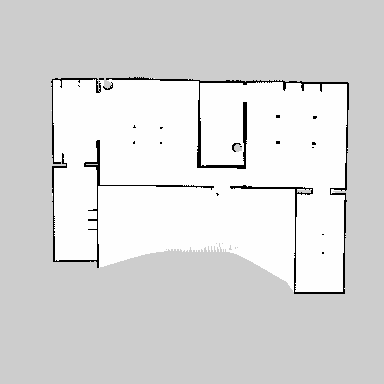
#> input picture vithack/z.pgm, 384 x 384 px, found by its file name
$ python submap1.py   (older library calls are emulated)
#> lines starting #> are read from the running program, lines starting #| are printed output that depends on the picture; after the words box and inside, x2 and y2 are one past the last pixel; in counts of white or black regions, pixels touching at a corner belong together
#> further down, imga is the input picture: shape (384, 384); min 0, max 254, mean 217.6
#> `imga = cv2.blur(imga, (2,2))`:
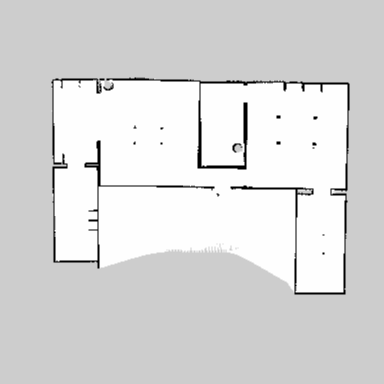
#> imga: shape (384, 384); min 0, max 254, mean 217.6
import cv2
import numpy as np


def find_rooms(imga, noise_removal_threshold=75, corners_threshold=0.1,
               room_closing_max_length=100, gap_in_wall_threshold=500):
#> called with noise_removal_threshold = 75, corners_threshold = 0.1, room_closing_max_length = 100, gap_in_wall_threshold = 500
    assert 0 <= corners_threshold <= 1

    imga[imga < 128] = 0
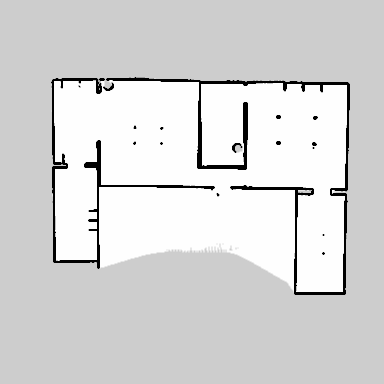
#> imga: shape (384, 384); min 0, max 254, mean 215.1
    imga[imga > 128] = 255
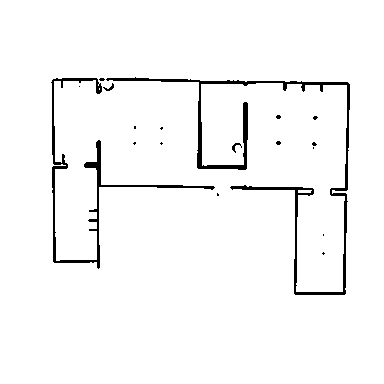
#> imga: shape (384, 384); 96.8% white; 18 black regions (14 under 20 px)
    _, contours, _ = cv2.findContours(~imga, cv2.RETR_EXTERNAL, cv2.CHAIN_APPROX_SIMPLE)
#> contours = 18 contours, 16 with area under 20; largest, box (x1, y1, x2, y2) and area: (106, 77, 350, 295) 1957, (51, 78, 215, 269) 1042
    mask = np.zeros_like(imga)
    for contour in contours:
        area = cv2.contourArea(contour)
        if area > noise_removal_threshold:
            cv2.fillPoly(mask, [contour], 255)
#> this loop made 18 passes
#> area on passes 17 to 18: 1042, 1957
#> mask: shape (384, 384); 3.1% white; 2 white regions, box (x1, y1, x2, y2) and area: (106, 77, 350, 295) 2878, (51, 78, 215, 269) 1633

    imga = ~mask
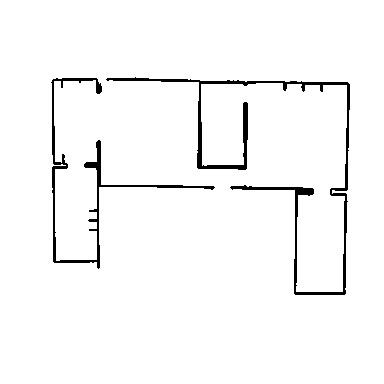
#> imga: shape (384, 384); 96.9% white; 2 black regions, box (x1, y1, x2, y2) and area: (106, 77, 350, 295) 2878, (51, 78, 215, 269) 1633
    dst = cv2.cornerHarris(imga ,2,3,0.04)
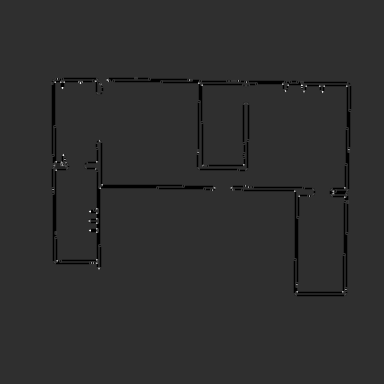
#> dst: shape (384, 384) float32; min -0.04, max 0.175, mean -0.000954; drawn with min black and max white
    dst = cv2.dilate(dst,None)
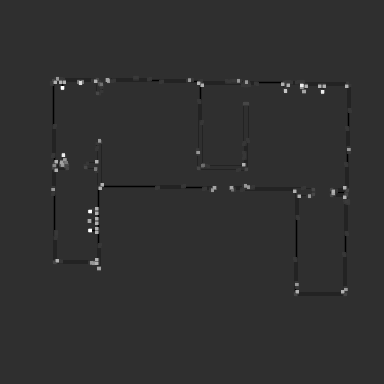
#> dst: shape (384, 384) float32; min -0.04, max 0.175, mean 0.000422; drawn with min black and max white
    corners = dst > corners_threshold * dst.max()
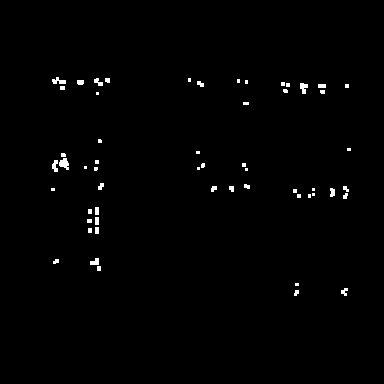
#> corners: shape (384, 384) bool; 0.89% white; 56 white regions (28 under 20 px), largest, box (x1, y1, x2, y2) and area: (59, 158, 69, 170) 80, (52, 77, 66, 84) 60, (300, 83, 308, 94) 60

    for y,row in enumerate(corners):
        x_same_y = np.argwhere(row)
        for x1, x2 in zip(x_same_y[:-1], x_same_y[1:]):

            if x2[0] - x1[0] < room_closing_max_length:
                color = 0
                cv2.line(imga, (x1, y), (x2, y), color, 1)
#> this loop made 78 passes

    for x,col in enumerate(corners.T):
        y_same_x = np.argwhere(col)
        for y1, y2 in zip(y_same_x[:-1], y_same_x[1:]):
            if y2[0] - y1[0] < room_closing_max_length:
                color = 0
                cv2.line(imga, (x, y1), (x, y2), color, 1)


    _, contours, _ = cv2.findContours(~imga, cv2.RETR_EXTERNAL, cv2.CHAIN_APPROX_SIMPLE)
    contour_sizes = [(cv2.contourArea(contour), contour) for contour in contours]
    biggest_contour = max(contour_sizes, key=lambda x: x[0])[1]
    mask = np.zeros_like(mask)
    cv2.fillPoly(mask, [biggest_contour], 255)
    imga[mask == 0] = 0

    ret, labels = cv2.connectedComponents(imga)
    imga = cv2.cvtColor(imga,cv2.COLOR_GRAY2RGB)
    unique = np.unique(labels)
    rooms = []
    for label in unique:
        component = labels == label
        if imga[component].sum() == 0 or np.count_nonzero(component) < gap_in_wall_threshold:
            color = 0
        else:
            rooms.append(component)
            color = np.random.randint(0, 255, size=3)
        imga[component] = color

    return rooms, imga


imga = cv2.imread("/home/mrstark/vithack/z.pgm", 0)
imga = cv2.blur(imga, (2,2))
cv2.imshow("original",imga)
#> (the run stopped early here; a loop or call above may not have finished)
